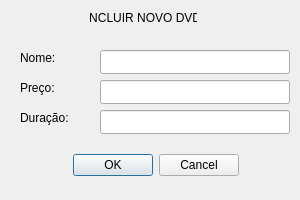
<?xml version="1.0" encoding="UTF-8"?>
<ui version="4.0">
 <class>IncluirDVD</class>
 <widget class="QDialog" name="IncluirDVD">
  <property name="geometry">
   <rect>
    <x>0</x>
    <y>0</y>
    <width>300</width>
    <height>200</height>
   </rect>
  </property>
  <property name="windowTitle">
   <string>Incluir DVD</string>
  </property>
  <property name="windowIcon">
   <iconset theme="QIcon::ThemeIcon::MediaOptical"/>
  </property>
  <widget class="QDialogButtonBox" name="buttonBox">
   <property name="geometry">
    <rect>
     <x>50</x>
     <y>140</y>
     <width>211</width>
     <height>51</height>
    </rect>
   </property>
   <property name="orientation">
    <enum>Qt::Orientation::Horizontal</enum>
   </property>
   <property name="standardButtons">
    <set>QDialogButtonBox::StandardButton::Cancel|QDialogButtonBox::StandardButton::Ok</set>
   </property>
   <property name="centerButtons">
    <bool>true</bool>
   </property>
  </widget>
  <widget class="QLabel" name="Titulo">
   <property name="geometry">
    <rect>
     <x>90</x>
     <y>10</y>
     <width>107</width>
     <height>16</height>
    </rect>
   </property>
   <property name="text">
    <string>INCLUIR NOVO DVD</string>
   </property>
   <property name="alignment">
    <set>Qt::AlignmentFlag::AlignCenter</set>
   </property>
  </widget>
  <widget class="QLabel" name="Nome">
   <property name="geometry">
    <rect>
     <x>20</x>
     <y>50</y>
     <width>50</width>
     <height>16</height>
    </rect>
   </property>
   <property name="text">
    <string>Nome:</string>
   </property>
  </widget>
  <widget class="QLabel" name="Preco">
   <property name="geometry">
    <rect>
     <x>20</x>
     <y>80</y>
     <width>50</width>
     <height>16</height>
    </rect>
   </property>
   <property name="text">
    <string>Preço:</string>
   </property>
  </widget>
  <widget class="QLabel" name="Duracao">
   <property name="geometry">
    <rect>
     <x>20</x>
     <y>110</y>
     <width>50</width>
     <height>16</height>
    </rect>
   </property>
   <property name="text">
    <string>Duração:</string>
   </property>
  </widget>
  <widget class="QLineEdit" name="Nome_value">
   <property name="geometry">
    <rect>
     <x>100</x>
     <y>50</y>
     <width>190</width>
     <height>24</height>
    </rect>
   </property>
  </widget>
  <widget class="QLineEdit" name="Preco_value">
   <property name="geometry">
    <rect>
     <x>100</x>
     <y>80</y>
     <width>190</width>
     <height>24</height>
    </rect>
   </property>
  </widget>
  <widget class="QLineEdit" name="Especifico_value">
   <property name="geometry">
    <rect>
     <x>100</x>
     <y>110</y>
     <width>190</width>
     <height>24</height>
    </rect>
   </property>
  </widget>
 </widget>
 <resources/>
 <connections>
  <connection>
   <sender>buttonBox</sender>
   <signal>accepted()</signal>
   <receiver>IncluirDVD</receiver>
   <slot>accept()</slot>
   <hints>
    <hint type="sourcelabel">
     <x>248</x>
     <y>254</y>
    </hint>
    <hint type="destinationlabel">
     <x>157</x>
     <y>274</y>
    </hint>
   </hints>
  </connection>
  <connection>
   <sender>buttonBox</sender>
   <signal>rejected()</signal>
   <receiver>IncluirDVD</receiver>
   <slot>reject()</slot>
   <hints>
    <hint type="sourcelabel">
     <x>316</x>
     <y>260</y>
    </hint>
    <hint type="destinationlabel">
     <x>286</x>
     <y>274</y>
    </hint>
   </hints>
  </connection>
 </connections>
</ui>
